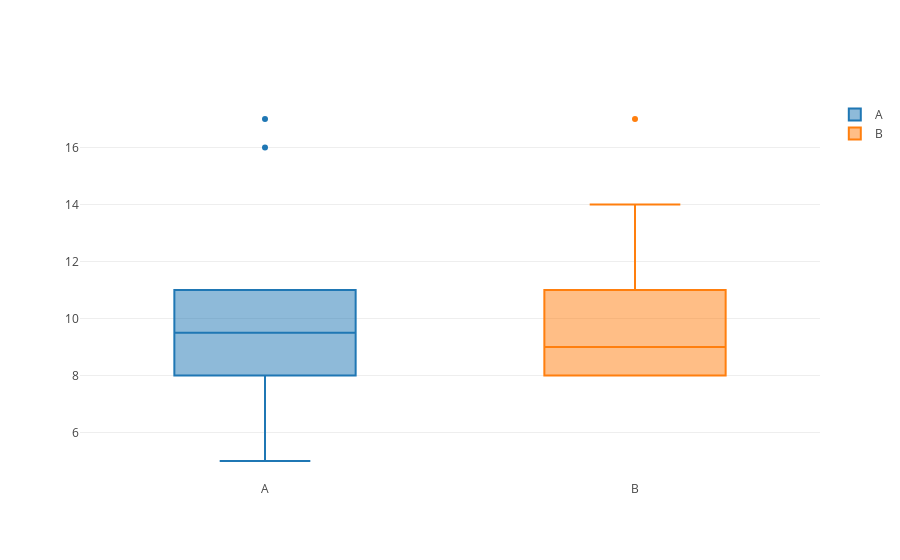

The notebook cell saved with this chart:
### Code cell
iplot(data)

### Figure 1 — Plotly figure (JSON) as saved in the notebook; plotly's stock layout.template omitted (floating-point values rounded to 4 significant figures)
{"data": [{"name": "A", "type": "box", "y": [10, 5, 17, 9, 11, 8, 7, 10, 9, 16]}, {"name": "B", "type": "box", "y": [9, 9, 11, 17, 14, 9, 8, 8, 8, 10]}], "layout": {}}
